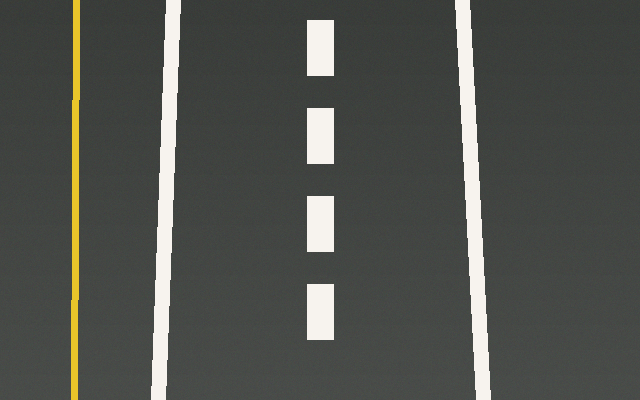
#> input picture exemplos_tp2/Filtragem_Espacial_Bordas_40_Exemplos_Independentes/dados/pista_bev.png, 640 x 400 px
$ python 13_orientacao_gradiente.py   (older library calls are emulated)
#> lines starting #> are read from the running program, lines starting #| are printed output that depends on the picture
"""
EXEMPLO 13 - Ângulo de orientação do gradiente

O QUE ESTE CÓDIGO FAZ
Calcula o ângulo arctan2(Gy,Gx), separando orientação de força da borda.

COMO O CÓDIGO FUNCIONA
Converte ângulos de -180 a 180 graus em uma visualização.

POR QUE É IMPORTANTE NA DIREÇÃO AUTÔNOMA
Ajuda a selecionar bordas geometricamente compatíveis com marcações de pista.

COMO EXPLICAR AOS ALUNOS
Este exemplo representa uma etapa pequena de um pipeline de percepção. Observe a
imagem inicial, os valores numéricos apresentados no terminal e as imagens geradas.
Compare alterações de parâmetros mantendo as demais condições constantes.

ATIVIDADE PRÁTICA
Discuta a diferença entre orientação da borda e orientação da derivada.

COMO EXECUTAR
python exemplos/13_orientacao_gradiente.py

SAÍDA
Uma ou mais figuras ou métricas serão salvas automaticamente em saidas/.
O programa pode ser executado diretamente: as funções estão neste próprio arquivo.
"""

import argparse
import csv
import json
import time
from pathlib import Path
import cv2
import numpy as np
import matplotlib
matplotlib.use("Agg")
import matplotlib.pyplot as plt

# Cada exemplo contém suas próprias funções; NÃO utiliza apoio.py.
# A pasta dados guarda apenas imagens de entrada. É permitido executar
# os exemplos em qualquer ordem, diretamente ou no Google Colab.
BASE = Path(__file__).resolve().parent.parent
DADOS = BASE / "dados"
RESULTADOS = BASE / "saidas" / Path(__file__).stem
RESULTADOS.mkdir(parents=True, exist_ok=True)


def ler(nome="pista_bev.png", cinza=False):
    """Abre uma imagem com verificação explícita de existência."""
#> called with nome = 'pista_bev.png', cinza = True
    p = DADOS / nome
    imagem = cv2.imread(str(p), cv2.IMREAD_GRAYSCALE if cinza else cv2.IMREAD_COLOR)
#> imagem: shape (400, 640); min 54, max 243, mean 80.1
    if imagem is None:
        raise FileNotFoundError(f"Imagem ausente: {p}. Execute o código com o ZIP extraído.")
    return imagem


def cinza(img):
    return cv2.cvtColor(img, cv2.COLOR_BGR2GRAY) if img.ndim == 3 else img


# [38 lines left out: functions sombra, molhado, selecionar_cena, normalize8, not called in this run]


def mostrar(paineis,titulos,nome="painel.png",colunas=3):
    """Salva painel, sem depender de janelas gráficas (compatível com Colab)."""
    n=len(paineis); linhas=(n+colunas-1)//colunas
    fig,ax=plt.subplots(linhas,colunas,figsize=(5*colunas,3.45*linhas),squeeze=False)
    for i, (im,t) in enumerate(zip(paineis,titulos)):
        a=ax.flat[i]
        if im.ndim==2: a.imshow(im,cmap="gray",vmin=0,vmax=255)
        else: a.imshow(cv2.cvtColor(im,cv2.COLOR_BGR2RGB))
        a.set_title(t,fontsize=11);a.axis("off")
    for a in ax.flat[n:]:a.axis("off")
    fig.tight_layout()
    p=RESULTADOS/nome
    fig.savefig(p,dpi=120,bbox_inches="tight");plt.close(fig)
    print("Figura gerada:",p)
    return p


# [60 lines left out: functions operadores, avaliacao, banco_direcional, tabela, not called in this run]


# ---------------- EXPERIMENTO DESTE EXEMPLO ----------------
g=ler(cinza=True);gx=cv2.Sobel(g,cv2.CV_64F,1,0);gy=cv2.Sobel(g,cv2.CV_64F,0,1);ang=np.arctan2(gy,gx);vis=np.uint8((ang+np.pi)/(2*np.pi)*255);mostrar([g,vis],["BEV","Ângulo do gradiente (-180 a 180)"],colunas=2);print("Ângulo: direção NORMAL à borda")
#> after `gx = cv2.Sobel(g, cv2.CV_64F, 1, 0)`:
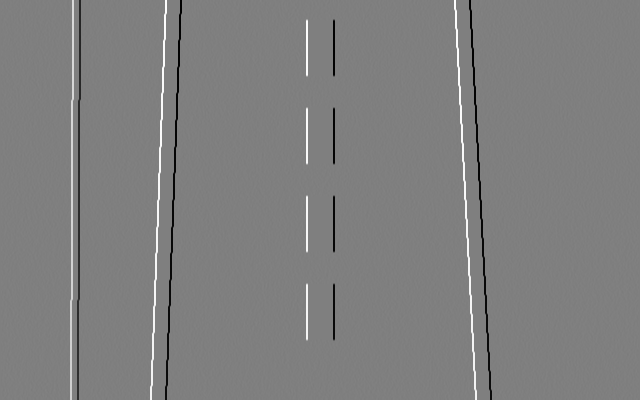
#> gx: shape (400, 640) float64; min -745, max 745, mean 0; drawn with min black and max white
#> after `gy = cv2.Sobel(g, cv2.CV_64F, 0, 1)`:
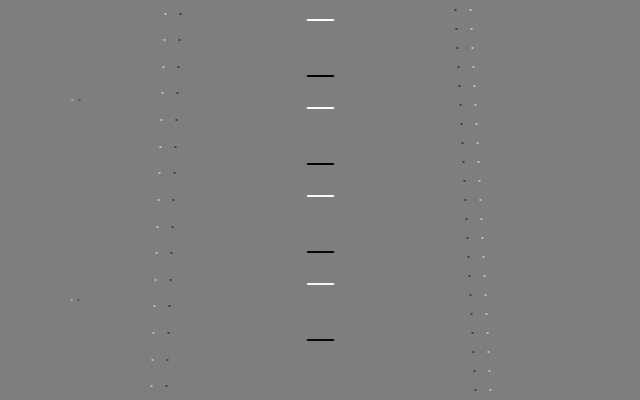
#> gy: shape (400, 640) float64; min -732, max 741, mean 0.3; drawn with min black and max white
#> after `ang = np.arctan2(gy, gx)`:
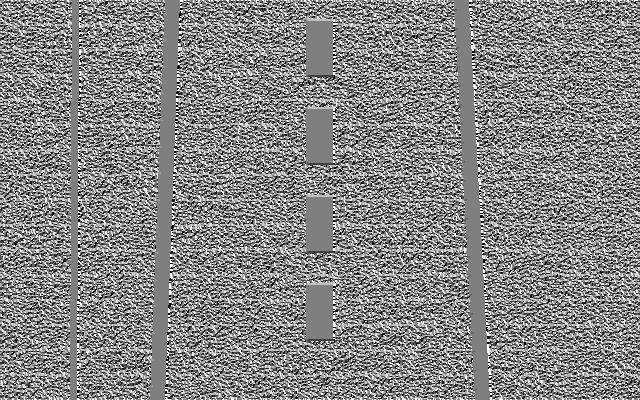
#> ang: shape (400, 640) float64; min -3.14, max 3.14, mean 0.176; drawn with min black and max white
#> in mostrar, `fig.savefig(p, dpi=120, bbox_inches='tight')`:
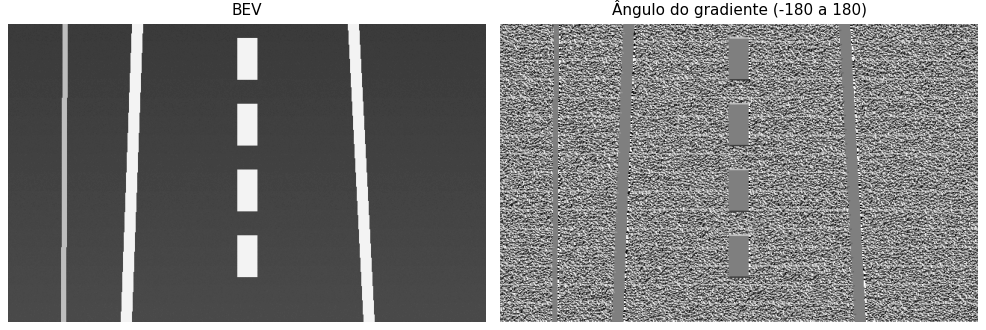
#> figure drawn by matplotlib, 2 panels

$ run again, with exemplos_tp2/Filtragem_Espacial_Bordas_40_Exemplos_Independentes/dados/pista_perspectiva.png copied over exemplos_tp2/Filtragem_Espacial_Bordas_40_Exemplos_Independentes/dados/pista_bev.png
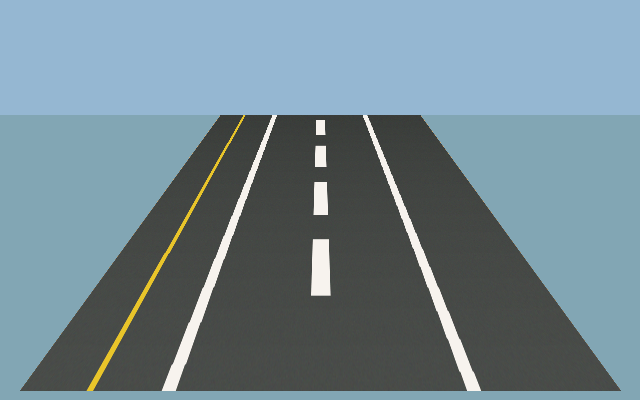
#> input picture exemplos_tp2/Filtragem_Espacial_Bordas_40_Exemplos_Independentes/dados/pista_perspectiva.png, 640 x 400 px
#> in ler, `imagem = cv2.imread(str(p), cv2.IMREAD_GRAYSCALE if cinza else cv2.IMR..`:
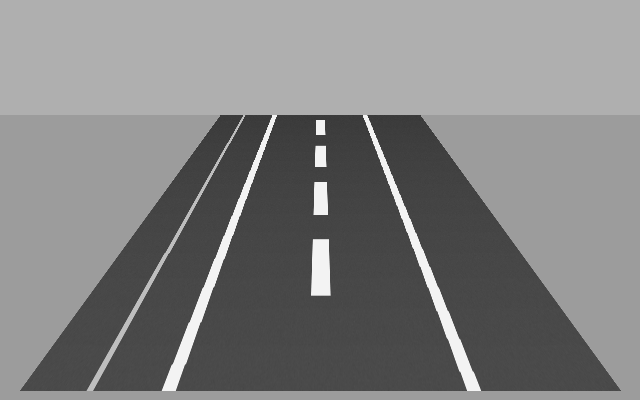
#> imagem: shape (400, 640); min 56, max 243, mean 129.7
#> `ang = np.arctan2(gy, gx)`:
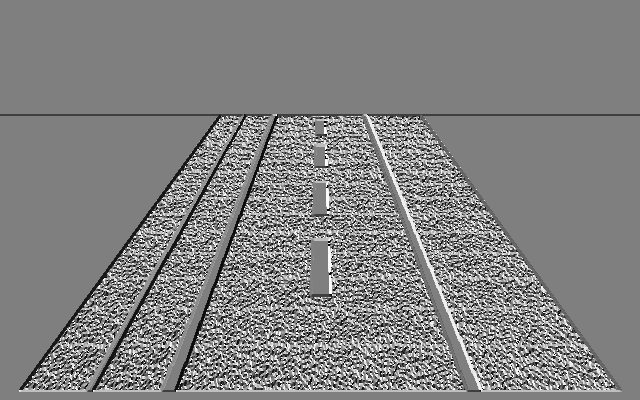
#> ang: shape (400, 640) float64; min -3.14, max 3.14, mean 0.074; drawn with min black and max white
